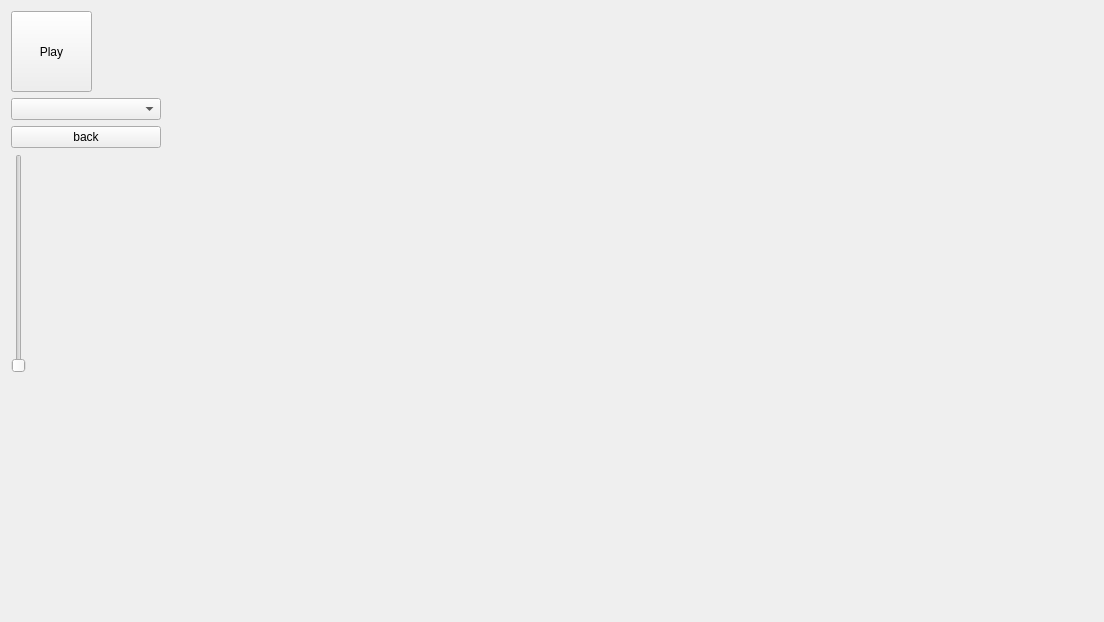
<?xml version="1.0" encoding="UTF-8"?>
<ui version="4.0">
 <class>Widget</class>
 <widget class="QWidget" name="Widget">
  <property name="geometry">
   <rect>
    <x>0</x>
    <y>0</y>
    <width>1104</width>
    <height>622</height>
   </rect>
  </property>
  <property name="windowTitle">
   <string>Widget</string>
  </property>
  <layout class="QVBoxLayout" name="verticalLayout_2">
   <item>
    <layout class="QHBoxLayout" name="horizontalLayout">
     <item>
      <layout class="QVBoxLayout" name="verticalLayout">
       <item>
        <widget class="QPushButton" name="play_pushButton">
         <property name="minimumSize">
          <size>
           <width>81</width>
           <height>81</height>
          </size>
         </property>
         <property name="maximumSize">
          <size>
           <width>81</width>
           <height>81</height>
          </size>
         </property>
         <property name="baseSize">
          <size>
           <width>0</width>
           <height>0</height>
          </size>
         </property>
         <property name="styleSheet">
          <string notr="true">QPushButton:hover{
background-color: rgb(2, 90, 255);
}</string>
         </property>
         <property name="text">
          <string>Play</string>
         </property>
        </widget>
       </item>
       <item>
        <widget class="QComboBox" name="CameraOption"/>
       </item>
       <item>
        <widget class="QPushButton" name="back_pushButton">
         <property name="styleSheet">
          <string notr="true">QPushButton:hover{
background-color: rgb(2, 90, 255);
}</string>
         </property>
         <property name="text">
          <string>back</string>
         </property>
        </widget>
       </item>
       <item>
        <widget class="QSlider" name="frameRateSlider">
         <property name="minimum">
          <number>0</number>
         </property>
         <property name="orientation">
          <enum>Qt::Vertical</enum>
         </property>
        </widget>
       </item>
       <item>
        <spacer name="verticalSpacer">
         <property name="orientation">
          <enum>Qt::Vertical</enum>
         </property>
         <property name="sizeHint" stdset="0">
          <size>
           <width>20</width>
           <height>40</height>
          </size>
         </property>
        </spacer>
       </item>
       <item>
        <widget class="QLabel" name="frameRate_label">
         <property name="maximumSize">
          <size>
           <width>150</width>
           <height>150</height>
          </size>
         </property>
         <property name="text">
          <string/>
         </property>
        </widget>
       </item>
      </layout>
     </item>
     <item>
      <widget class="QWidget" name="videoWidgetHolder" native="true"/>
     </item>
    </layout>
   </item>
  </layout>
 </widget>
 <layoutdefault spacing="6" margin="11"/>
 <resources/>
 <connections/>
</ui>
